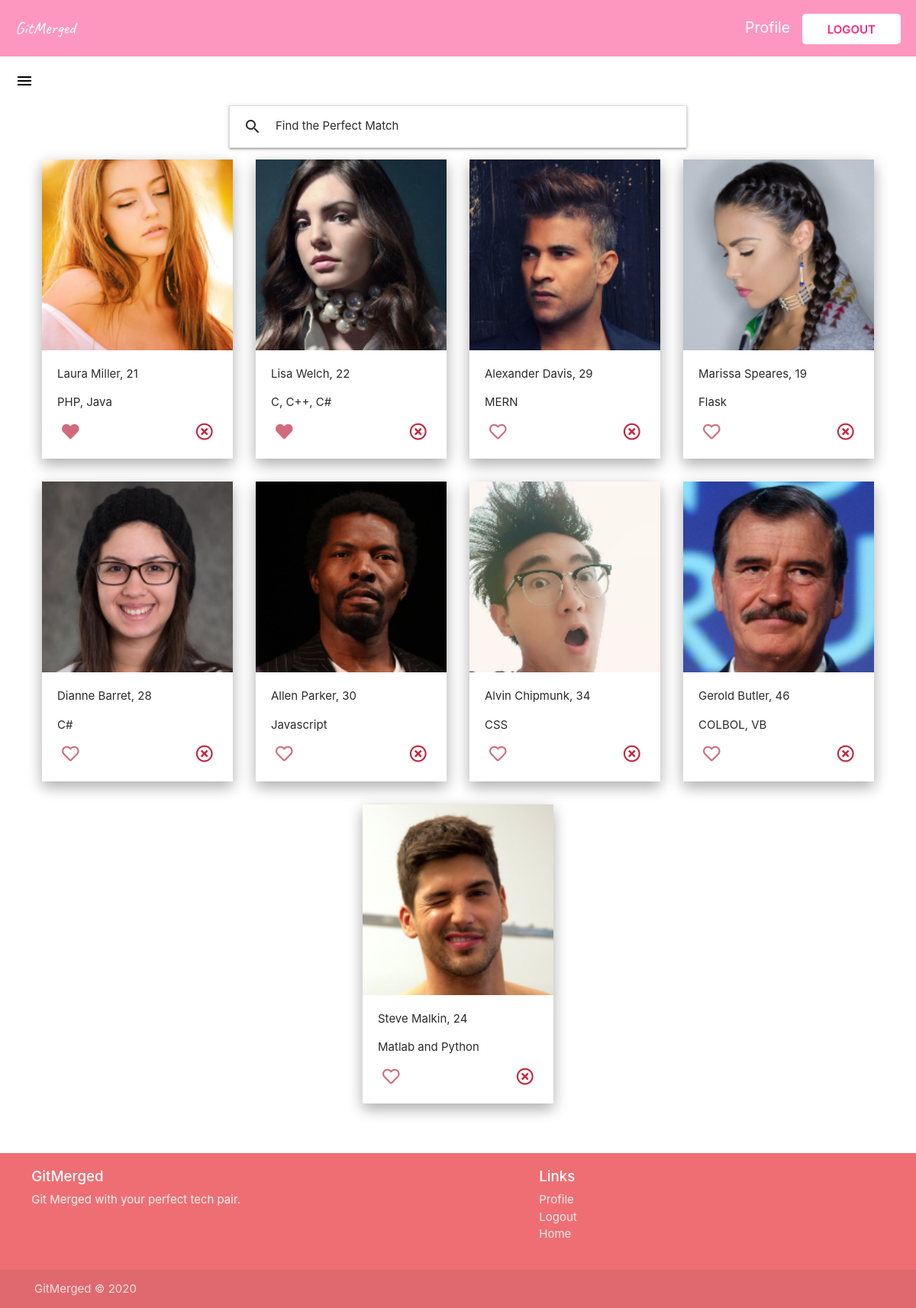
The app's page /home/ (signed in) with its own data.
### users/models.py (models this page shows, shortened)
class Profile(models.Model):
    TEXT_C = [
        ("Vim", "Vim"),
        ("EMACS", "EMACS")
    ]
    GENDER_C = [
        ("Male", "Male"),
        ("Female", "Female"),
        ("Other", "Other")
    ]
    OS_C = [
        ("Windows", "Windows"),
        ("Mac", "Mac"),
        ("Linux", "Linux")
    ]
    SPACES_C = [
        ("Tabs", "Tabs"),
        ("Spaces", "Spaces")
    ]
    user = models.OneToOneField(User, on_delete=models.CASCADE)
    full_name = models.CharField(max_length=100, null=True)
    age = models.IntegerField(null=True)
    gender = models.CharField(
        max_length=50, blank=True, null=True, choices=GENDER_C)
    profile_image = models.ImageField(
        upload_to='profile_pic', default="default.jpg", null=True, blank=True)
    bio = models.TextField(null=True)
    tech_stack = models.CharField(max_length=500, null=True)
    editor = models.CharField(
        max_length=5, choices=TEXT_C, default=None, null=True, blank=True)
    os = models.CharField(
        max_length=10, choices=OS_C, default=None, null=True, blank=True)
    spacing = models.CharField(
        max_length=10, choices=SPACES_C, default=None, null=True, blank=True)
    likeability = models.ManyToManyField(
        User, related_name="likes", blank=True)
    blocked_by = models.ManyToManyField(
        User, related_name="blocked", blank=True)

### main/views.py (the view)
# urls.py: path("home/", views.datePage, name="date-page"),
@login_required
def datePage(req):
    users = Profile.objects.all()
    user = req.user
    unreadMessages = Message.objects.filter(
        receiver=user).filter(status=False).count()
    myFilter = UserFilter(req.GET, queryset=users)
    users = myFilter.qs
    context = {
        'users': users,
        'userIn': user,
        'filter': myFilter,
        'unreadmsgs': unreadMessages
    }
    return render(req, "date-page.html", context)

### main/templates/date-page.html (shortened to what this page needs)
{% extends "base.html" %}
{% block head %}
<link
  rel="stylesheet"
  href="https://stackpath.bootstrapcdn.com/bootstrap/4.5.2/css/bootstrap.min.css"
/>
{% endblock head %}
{% block content %}
<section class="date-page">
  <div class="navigation navigation--bg">
    <a href="" class="logo link">GitMerged</a>
    <div>
      {% if user.is_authenticated %}
      <a href="{% url 'profile-page' %}" class="profile-link link">Profile</a>
      <a href="{% url 'logout' %}" class="login link">Logout</a>
      {% else %}
      <a href="{% url 'login' %}" class="login link">Log in</a>
      {% endif %}
    </div>
  </div>
  <div class="burger">
    {% if unreadmsgs > 0 %}
      <a href="#" data-target="slide-out" class="sidenav-trigger"
        ><span class="new badge">{{unreadmsgs}}</span>
        <i class="material-icons" style="color: black; margin: 20px;">menu</i>
      </a>
    {% else %}
      <a href="#" data-target="slide-out" class="sidenav-trigger"
        >
        <i class="material-icons" style="color: black; margin: 20px;">menu</i>
      </a>
    {% endif %}
  </div>
  <ul class="collapsible" id="filter">
    <li>
      <div class="collapsible-header">
        <i class="material-icons">search</i>Find the Perfect Match
      </div>
    </li>
  </ul>
  <div class="users-container">
    {% for user in users %}
      {% if user.user != userIn %}
        {% if userIn not in user.blocked_by.all %}
        <div class="user-card">
          <a href="{% url 'user-detail' user.pk %}">
            <img src="{{user.profile_image.url}}" class="image-home" alt="" />
          </a>
          <div class="info-container">
            <p>{{user.full_name}}, {{user.age}}</p>
            <p>{{user.tech_stack}}</p>
            <div style="display: flex; justify-content: space-between;">
              <form action="{% url 'like' user.pk %}" method="POST">
                {% if userIn not in user.likeability.all %}
                <button
                  class="like-btn"
                  type="submit"
                  ,
                  name="user_id"
                  ,
                  value="{{user.id}}"
                >
                  <i class="far fa-heart"></i>
                </button>
                {% else %}
                <button
                  class="like-btn"
                  type="submit"
                  ,
                  name="user_id"
                  ,
                  value="{{user.id}}"
                >
                  <i class="fas fa-heart"></i>
                </button>
                {% endif %}
              </form>
              <form action="{% url 'block' user.pk %}" method="POST">
                <button
                  class="block-btn"
                  type="submit"
                  ,
                  name="user_id"
                  ,
                  value="{{user.id}}"
                >
                  <i class="far fa-times-circle"></i>
                </button>
              </form>
            </div>
          </div>
        </div>
        {% endif %}
      {% endif %}
    {% endfor %}
  </div>
</section>
{% include "footer.html" %}
{% endblock content %}

### main/static/main/main.css (style rules this page uses)
.image-home { height: 250px; }
a { text-decoration: none !important; }
.navigation { z-index: 999; text-decoration: none; color: white; display: flex; justify-content: space-between; align-items: center; grid-row: 0/1; padding: 20px; font-size: 1.3rem; }
.navigation--bg { background: #fd267c7a; }
.logo { color: white; font-family: "Caveat", cursive; font-size: 1.5rem; }
.login { text-decoration: none; color: #fd267d; position: relative; background: white; padding: 0.7rem 2.2rem; text-transform: uppercase; font-weight: 600; font-size: 1rem; border-radius: 5px; }
.profile-link { text-decoration: none; color: white; margin-right: 10px; }
.user-card { margin: 15px; box-shadow: 0 8px 17px 0 rgba(0, 0, 0, 0.2), 0 6px 20px 0 rgba(0, 0, 0, 0.15); color: #2b2b2b; }
.users-container { display: flex; justify-content: center; flex-wrap: wrap; margin-bottom: 50px; }
.info-container { padding: 20px; }
.like-btn, .block-btn { background: transparent; border: 0; transition: transform 250ms ease; }
.like-btn i { font-size: 1.5rem; color: rgb(209, 107, 124); }
.block-btn i { font-size: 1.5rem; color: rgba(187, 15, 44, 0.9); }
#filter { margin: auto; max-width: 50vw; color: #2b2b2b; }
.burger a { position: relative; }

### records on screen
Profile: profile_image (picture), full_name "Laura Miller", age "21", tech_stack "PHP, Java", {{ user.id }} 4 (drawn)
Profile: profile_image (picture), full_name "Lisa Welch", age "22", tech_stack "C, C++, C#", {{ user.id }} 5 (drawn)
Profile: profile_image (picture), full_name "Alexander Davis", age "29", tech_stack "MERN", {{ user.id }} 6 (drawn)
Profile: profile_image (picture), full_name "Marissa Speares", age "19", tech_stack "Flask", {{ user.id }} 7 (drawn)
Profile: profile_image (picture), full_name "Dianne Barret", age "28", tech_stack "C#", {{ user.id }} 8 (drawn)
Profile: profile_image (picture), full_name "Allen Parker", age "30", tech_stack "Javascript", {{ user.id }} 9 (drawn)
Profile: profile_image (picture), full_name "Alvin Chipmunk", age "34", tech_stack "CSS", {{ user.id }} 10 (drawn)
Profile: profile_image (picture), full_name "Gerold Butler", age "46", tech_stack "COLBOL, VB", {{ user.id }} 11 (drawn)
Profile: profile_image (picture), full_name "Steve Malkin", age "24", tech_stack "Matlab and Python", {{ user.id }} 13 (drawn)
